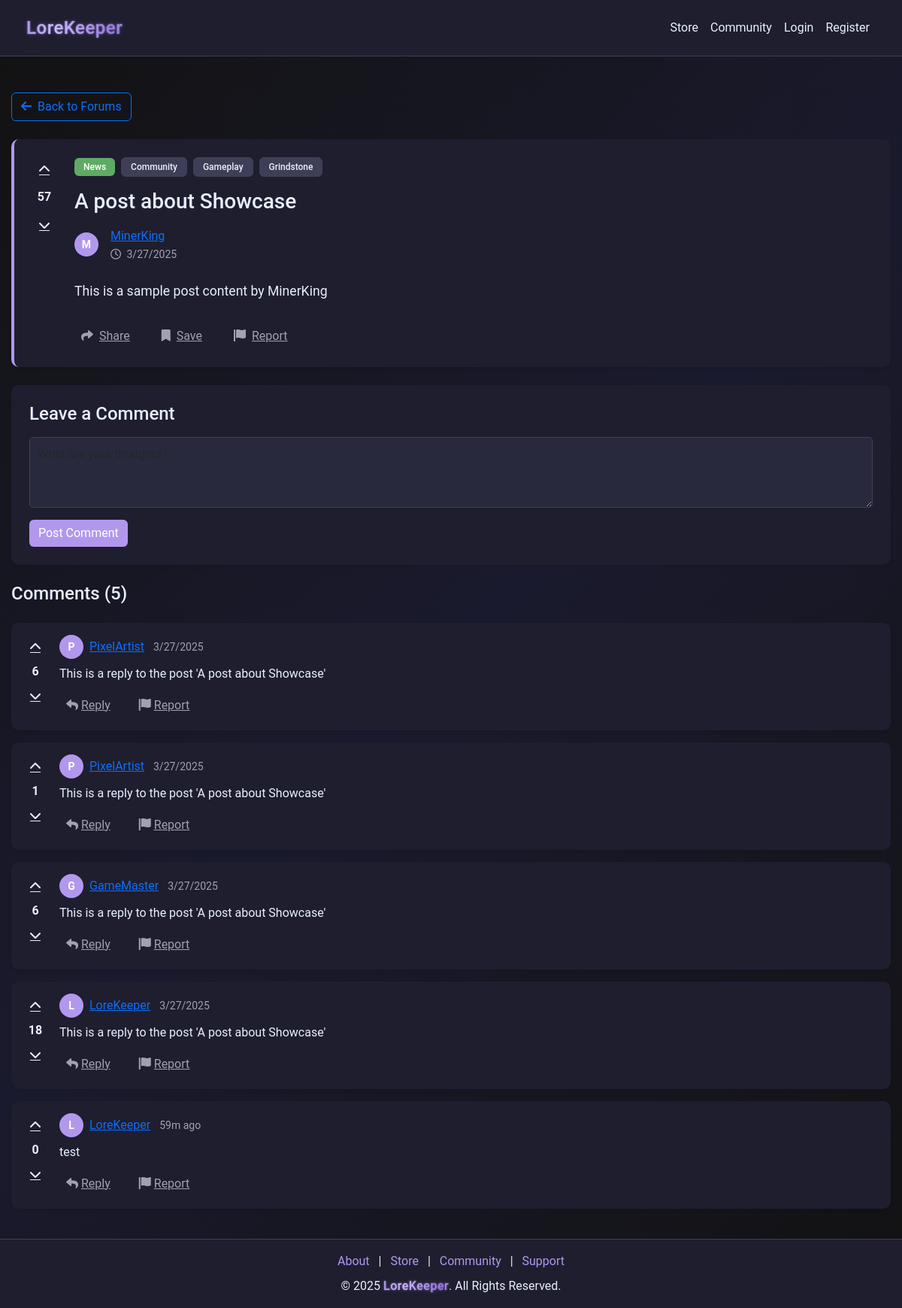
Screenshot of /community/post/2 with the database file from the repository.
### models.py (models this page shows)
class CommunityPost(db.Model):
    __tablename__ = "community_posts"
    id = db.Column(db.Integer, primary_key=True)
    creator_id = db.Column(
        db.Integer, db.ForeignKey("users.id"), nullable=False, index=True
    )
    title = db.Column(db.String(255), nullable=False)
    content = db.Column(db.Text, nullable=False)
    category = db.Column(db.String(255), nullable=False)
    parent_id = db.Column(
        db.Integer, db.ForeignKey("community_posts.id"), nullable=True
    )
    tags = db.Column(db.String(255))
    upvotes = db.Column(db.Integer, default=0)
    downvotes = db.Column(db.Integer, default=0)
    created_at = db.Column(db.DateTime, default=datetime.utcnow)
    replies = db.relationship(
        "CommunityReply", back_populates="post", lazy=True, cascade="all, delete-orphan"
    )
    creator = db.relationship("User", back_populates="community_posts")

class User(db.Model):
    __tablename__ = "users"
    id = db.Column(db.Integer, primary_key=True)
    username = db.Column(db.String(64), nullable=False, index=True)
    email = db.Column(db.String(128), unique=True, nullable=False, index=True)
    password = db.Column(db.String(128), nullable=False)
    bio = db.Column(db.String(256), default="")
    privilege_id = db.Column(db.Integer, db.ForeignKey("privileges.id"), default=1)
    created_at = db.Column(db.DateTime, default=datetime.utcnow)
    status = db.Column(db.String(64), default="Active", index=True)
    balance = db.Column(db.Integer, default=0)
    pending_balance = db.Column(db.Integer, default=0)
    purchases = db.relationship(
        "Purchase", back_populates="user", lazy=True, cascade="all, delete-orphan"
    )
    subscription = db.relationship(
        "Subscription", back_populates="user", lazy=True, cascade="all, delete-orphan"
    )
    received_transactions = db.relationship(
        "Receipt", foreign_keys="Receipt.receiver_id", back_populates="receiver"
    )
    tickets = db.relationship("SupportTicket", back_populates="user")
    responses = db.relationship("SupportTicketResponse", back_populates="responder")
    balance_logs = db.relationship("TransactionLog", back_populates="user")
    game_states = db.relationship("GameState", back_populates="user")
    grindstone_items = db.relationship("GrindStoneItem", back_populates="user")
    community_posts = db.relationship("CommunityPost", back_populates="creator")
    community_replies = db.relationship("CommunityReply", back_populates="creator")

class CommunityReply(db.Model):
    __tablename__ = "community_replys"
    id = db.Column(db.Integer, primary_key=True)
    creator_id = db.Column(
        db.Integer, db.ForeignKey("users.id"), nullable=False, index=True
    )
    post_id = db.Column(
        db.Integer, db.ForeignKey("community_posts.id"), nullable=False, index=True
    )
    content = db.Column(db.Text, nullable=False)
    upvotes = db.Column(db.Integer, default=0)
    downvotes = db.Column(db.Integer, default=0)
    created_at = db.Column(db.DateTime, default=datetime.utcnow)
    post = db.relationship("CommunityPost", back_populates="replies")
    creator = db.relationship("User", back_populates="community_replies")

### app.py (the view)
@app.route("/community/post/<int:post_id>")
def view_post(post_id):
    try:
        post = CommunityPost.query.get_or_404(post_id)
        creator = User.query.get(post.creator_id)
        post.creator_username = creator.username if creator else "Unknown User"
        comments = (
            db.session.query(CommunityReply, User.username)
            .join(User, CommunityReply.creator_id == User.id)
            .filter(CommunityReply.post_id == post_id)
            .all()
        )
        formatted_comments = []
        for comment, username in comments:
            comment_dict = {
                "id": comment.id,
                "content": comment.content,
                "user_id": comment.creator_id,
                "username": username,
                "upvotes": comment.upvotes,
                "downvotes": comment.downvotes,
                "created_at": comment.created_at,
            }
            formatted_comments.append(comment_dict)
        return render_template(
            "community_post_view.html",  # Make sure this matches your template name
            post=post,
            comments=formatted_comments,
        )
    except Exception as e:
        print(f"Error in view_post: {e}")  # Add logging for debugging
        return render_template("500.html"), 500

### app.py (called while the page is built)
@app.after_request
def add_header(response):
    response.headers["Cache-Control"] = "no-store"
    return response

@app.route("/getCookie", methods=["POST", "GET"])
def getCookie():
    try:
        user_id = request.cookies.get("user_id")
        print(f"Retrieved cookie user_id: {user_id}")  # Debug line
        if user_id is not None:
            user = User.query.filter_by(id=user_id).first()
            if user:
                session["user_id"] = user.id
                session["username"] = user.username
                session["privilege_id"] = user.privilege_id
    except Exception as e:
        print(f"Error getting cookie: {e}")
        session.clear()
    return redirect(url_for("home"))

@app.before_request
def before_request():
    try:
        if session.get("user_id"):
            session.permanent = True
        else:
            getCookie()
    except Exception:
        session.clear()

### templates/community_post_view.html (shortened to what this page needs)
{% extends "nav_footer_template.html" %}
{% block content %}
<div class="content-wrapper">
    <div class="container py-4">
        <div class="mb-4">
            <a href="/community" class="btn btn-outline-primary">
                <i class="fas fa-arrow-left me-2"></i>Back to Forums
            </a>
        </div>
        <div class="card bg-dark border-0 shadow-sm mb-4 post-main-card">
            <div class="card-body p-4">
                <div class="d-flex align-items-start">
                    <div class="vote-controls me-4 d-flex flex-column align-items-center">
                        <button class="btn btn-link text-light p-1 vote-btn" title="Upvote">
                            <i class="fas fa-chevron-up"></i>
                        </button>
                        <div class="vote-count fw-bold my-2">{{ post.upvotes - post.downvotes }}</div>
                        <button class="btn btn-link text-light p-1 vote-btn" title="Downvote">
                            <i class="fas fa-chevron-down"></i>
                        </button>
                    </div>
                    <div class="flex-grow-1">
                        <div class="d-flex align-items-center mb-3">
                            <span class="badge bg-success me-2">{{ post.category }}</span>
                            {% for tag in post.tags.split(",") %}
                            <span class="badge bg-secondary me-2">{{ tag.capitalize() }}</span>
                            {% endfor %}
                        </div>
                        <h1 class="h3 mb-3">{{ post.title }}</h1>
                        <div class="d-flex align-items-center mb-4">
                            <div class="avatar-circle-sm me-3">
                                <span class="avatar-initials">{{ post.creator_username[0]|upper }}</span>
                            </div>
                            <div>
                                <a href="/user/{{ post.creator_id }}" class="text-primary post-author">{{ post.creator_username }}</a>
                                <div class="text-muted small">
                                    <i class="far fa-clock me-1"></i>
                                    <span class="post-date" data-date="{{ post.created_at }}">{{ post.created_at }}</span>
                                </div>
                            </div>
                        </div>
                        <div class="post-content mb-4">
                            {{ post.content|safe }}
                        </div>
                        <div class="post-actions d-flex align-items-center">
                            <button class="btn btn-link text-muted p-0 me-4 post-action-btn">
                                <i class="fas fa-share me-2"></i>Share
                            </button>
                            <button class="btn btn-link text-muted p-0 me-4 post-action-btn">
                                <i class="fas fa-bookmark me-2"></i>Save
                            </button>
                            <button class="btn btn-link text-muted p-0 post-action-btn">
                                <i class="fas fa-flag me-2"></i>Report
                            </button>
                        </div>
                    </div>
                </div>
            </div>
        </div>
        <div class="comments-section">
            <div class="card bg-dark border-0 shadow-sm mb-4">
                <div class="card-body p-4">
                    <h4 class="mb-3">Leave a Comment</h4>
                    <form id="commentForm" method="POST" action="/api/community/post/{{ post.id }}/reply">
                        <div class="mb-3">
                            <textarea class="form-control bg-dark text-light" name="comment" rows="3" placeholder="What are your thoughts?"></textarea>
                        </div>
                        <button type="submit" class="btn btn-primary">Post Comment</button>
                    </form>
                </div>
            </div>
            <h4 class="mb-4">Comments ({{ comments|length }})</h4>
            {% for comment in comments %}
            <div class="card bg-dark border-0 shadow-sm mb-3 comment-card">
                <div class="card-body p-3">
                    <div class="d-flex">
                        <div class="vote-controls me-3 d-flex flex-column align-items-center">
                            <button class="btn btn-link text-light p-1 vote-btn" title="Upvote">
                                <i class="fas fa-chevron-up"></i>
                            </button>
                            <div class="vote-count fw-bold my-1">{{ comment.upvotes - comment.downvotes }}</div>
                            <button class="btn btn-link text-light p-1 vote-btn" title="Downvote">
                                <i class="fas fa-chevron-down"></i>
                            </button>
                        </div>
                        <div class="flex-grow-1">
                            <div class="d-flex align-items-center mb-2">
                                <div class="avatar-circle-sm me-2">
                                    <span class="avatar-initials">{{ comment.username[0]|upper }}</span>
                                </div>
                                <div>
                                    <a href="/user/{{ comment.user_id }}" class="text-primary post-author">{{ comment.username }}</a>
                                    <small class="text-muted ms-2">
                                        <span class="post-date" data-date="{{ comment.created_at }}">{{ comment.created_at }}</span>
                                    </small>
                                </div>
                            </div>
                            <div class="comment-content mb-2">
                                {{ comment.content }}
                            </div>
                            <div class="comment-actions">
                                <button class="btn btn-link text-muted p-0 me-3 post-action-btn">
                                    <i class="fas fa-reply me-1"></i>Reply
                                </button>
                                <button class="btn btn-link text-muted p-0 post-action-btn">
                                    <i class="fas fa-flag me-1"></i>Report
                                </button>
                            </div>
                        </div>
                    </div>
                </div>
            </div>
            {% endfor %}
        </div>
    </div>
</div>
{% endblock %}

### static/css/style.css (style rules this page uses)
:root { --background-color: #121212; --text-color: #E8EFFF; --text-muted: #a1a1b1; --accent-color: #b198ed; --card-background: #1e1e2f; --input-background: #29293d; --input-border: #404056; --btn-hover: #9b84d6; --store-btn-color: #ff7043; --store-btn-hover: #ff5722; --card-shadow: rgba(0, 0, 0, 0.5); --section-padding: 60px; --element-spacing: 20px; --accent-rgb: 177, 152, 237; --store-bg: #0d0d15; --store-card-bg: #1a1a2a; --store-accent: #b198ed; --store-text: #e8efff; --store-muted: #a1a1b1; --store-border: #2a2a40; --store-hover: #9b84d6; --basic-color: #5f9dff; --premium-color: #66bb6a; --ultimate-color: #ef5350; --primary-accent: #8a5cf7; --primary-light: #b198ed; --primary-dark: #6c40e0; --secondary-accent: #ff7043; --secondary-light: #ff9e80; --secondary-dark: #e64a19; --text-light: #e8efff; --card-bg: rgba(30, 30, 47, 0.95); --card-bg-hover: rgba(43, 43, 70, 0.95); --dark-bg: #121219; --border-color: rgba(255, 255, 255, 0.1); --success: #66bb6a; --danger: #ef5350; --warning: #ffa726; --info: #29b6f6; }
body { margin: 0; padding: 0; font-family: 'Roboto', sans-serif; background: linear-gradient(135deg, #121212, #1a1a2e, #121212); background-size: cover; background-repeat: no-repeat; background-attachment: fixed; color: var(--text-color); line-height: 1.6; display: flex; flex-direction: column; min-height: 100vh; overflow-x: hidden; -webkit-font-smoothing: antialiased; -moz-osx-font-smoothing: grayscale; text-rendering: optimizeLegibility; }
.content-wrapper { flex: 1 0 auto; display: flex; flex-direction: column; width: 100%; }
.card, .card-header, .card-body { background-color: var(--card-background); color: var(--text-color); border: none; border-radius: 10px; box-shadow: 0 4px 10px var(--card-shadow); }
.form-control { background-color: var(--input-background); border: 1px solid var(--input-border); color: var(--text-color); }
.text-light { color: var(--text-color) !important; }
.text-muted { color: var(--text-muted) !important; }
.mb-4 { margin-bottom: 1.5rem; }
.container { width: 100%; max-width: 1200px; margin: 0 auto; padding: 0 15px; box-sizing: border-box; }
.card { background-color: var(--card-background); color: var(--text-color); border: none; border-radius: 10px; box-shadow: 0 4px 10px var(--card-shadow); transition: all 0.3s ease; overflow: hidden; }
.card-body { padding: 30px; background-color: var(--card-background); border-radius: 0 0 10px 10px; }
.form-control { background-color: var(--input-background); border: 1px solid var(--input-border); color: var(--text-color); padding: 10px; border-radius: 5px; }
.card { background-color: var(--card-background); color: var(--text-color); border: none; border-radius: 10px; box-shadow: 0 4px 10px var(--card-shadow); }
.card-body { padding: 30px; }
.btn-primary { background-color: var(--accent-color); border: none; transition: background-color 0.3s ease, transform 0.2s ease; }
.badge { padding: 0.5em 1em; font-weight: 500; border-radius: 6px; }
.badge.bg-secondary { background-color: var(--input-background) !important; color: var(--text-color); border: 1px solid var(--input-border); }
.badge.bg-success { background-color: var(--success) !important; }
.avatar-initials { line-height: 1; }
.vote-btn { transition: all 0.2s ease; border-radius: 4px; width: 32px; height: 32px; display: flex; align-items: center; justify-content: center; }
.vote-count { font-size: 16px; min-width: 32px; text-align: center; transition: all 0.2s ease; }
.post-action-btn { transition: all 0.2s ease; border-radius: 4px; padding: 4px 8px !important; margin-top: 5px; display: inline-block; }
a, button, .btn, .nav-link, .form-control { transition: all 0.25s ease-in-out; }
.badge.bg-success { background-color: rgba(102, 187, 106, 0.9) !important; }
.badge.bg-secondary { background-color: rgba(66, 66, 90, 0.9) !important; }

### templates/community_post_view.html (style rules this page uses)
.post-main-card { border-left: 4px solid var(--accent-color) !important; }
.avatar-circle-sm { width: 32px; height: 32px; background-color: var(--accent-color); border-radius: 50%; display: flex; justify-content: center; align-items: center; color: white; font-weight: bold; font-size: 0.875rem; }
.post-content { font-size: 1.1rem; line-height: 1.6; }
.comment-card { transition: all 0.3s ease; }
.comment-content { font-size: 1rem; line-height: 1.5; }
.form-control { background-color: var(--input-background) !important; border: 1px solid var(--input-border); color: var(--text-color) !important; }

### rows the page displays
CommunityPost: post.upvotes-post.downvotes "57", category "News", title "A post about Showcase", content "This is a sample post content by MinerKing"
User: creator_username "MinerKing"
CommunityReply: upvotes "6", username "P", username "PixelArtist", content "This is a reply to the post 'A post about Showcase'"
CommunityReply: upvotes "1", username "P", username "PixelArtist", content "This is a reply to the post 'A post about Showcase'"
CommunityReply: upvotes "6", username "G", username "GameMaster", content "This is a reply to the post 'A post about Showcase'"
CommunityReply: upvotes "18", username "L", username "LoreKeeper", content "This is a reply to the post 'A post about Showcase'"
CommunityReply: upvotes "0", username "L", username "LoreKeeper", content "test"

### other values shown
{{ tag.capitalize() }} "Community" "Gameplay" "Grindstone"
{{ post.creator_username[0]|upper }} "M"
{{ comments|length }} "5"
